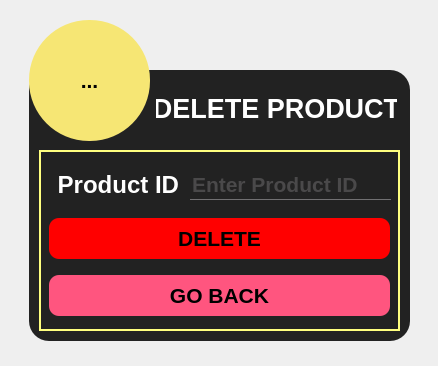
<?xml version="1.0" encoding="UTF-8"?>
<ui version="4.0">
 <class>ChinhSua_Xoa</class>
 <widget class="QMainWindow" name="ChinhSua_Xoa">
  <property name="geometry">
   <rect>
    <x>0</x>
    <y>0</y>
    <width>438</width>
    <height>366</height>
   </rect>
  </property>
  <property name="minimumSize">
   <size>
    <width>438</width>
    <height>366</height>
   </size>
  </property>
  <property name="maximumSize">
   <size>
    <width>438</width>
    <height>366</height>
   </size>
  </property>
  <property name="windowTitle">
   <string>MainWindow</string>
  </property>
  <property name="styleSheet">
   <string notr="true">#Form
{
	background-image: url(:/background/BACKGROUND/bg1.jpg);
}</string>
  </property>
  <widget class="QWidget" name="Form">
   <widget class="QFrame" name="frame">
    <property name="geometry">
     <rect>
      <x>29</x>
      <y>70</y>
      <width>381</width>
      <height>271</height>
     </rect>
    </property>
    <property name="styleSheet">
     <string notr="true">QFrame
{
	background-color: #222;
	border-radius: 20px
}

QPushButton
{
	background: red;
	border-radius: 10px;
}

QLineEdit
{
	background: transparent;
	border:none;
	color:#717072;
	border-bottom: 1px solid #717072;
}

QLabel
{
	color: white;
	font: 900 18pt &quot;Segoe UI&quot;;
}

QGroupBox
{
	border: 2px solid rgb(255, 255, 127);
}</string>
    </property>
    <property name="frameShape">
     <enum>QFrame::StyledPanel</enum>
    </property>
    <property name="frameShadow">
     <enum>QFrame::Raised</enum>
    </property>
    <widget class="QGroupBox" name="groupBox">
     <property name="geometry">
      <rect>
       <x>10</x>
       <y>80</y>
       <width>361</width>
       <height>181</height>
      </rect>
     </property>
     <property name="title">
      <string/>
     </property>
     <property name="flat">
      <bool>false</bool>
     </property>
     <widget class="QLabel" name="ID_LABEL">
      <property name="geometry">
       <rect>
        <x>9</x>
        <y>20</y>
        <width>131</width>
        <height>30</height>
       </rect>
      </property>
      <property name="font">
       <font>
        <family>Segoe UI</family>
        <pointsize>18</pointsize>
        <italic>false</italic>
        <bold>true</bold>
       </font>
      </property>
      <property name="text">
       <string>Product ID</string>
      </property>
      <property name="alignment">
       <set>Qt::AlignRight|Qt::AlignTrailing|Qt::AlignVCenter</set>
      </property>
     </widget>
     <widget class="QLineEdit" name="PRODUCT_ID_LINE">
      <property name="geometry">
       <rect>
        <x>151</x>
        <y>19</y>
        <width>201</width>
        <height>31</height>
       </rect>
      </property>
      <property name="font">
       <font>
        <pointsize>16</pointsize>
        <bold>true</bold>
       </font>
      </property>
      <property name="text">
       <string/>
      </property>
      <property name="alignment">
       <set>Qt::AlignLeading|Qt::AlignLeft|Qt::AlignVCenter</set>
      </property>
      <property name="placeholderText">
       <string>Enter Product ID</string>
      </property>
     </widget>
     <widget class="QPushButton" name="DELETE_BUTTON">
      <property name="geometry">
       <rect>
        <x>10</x>
        <y>68</y>
        <width>341</width>
        <height>41</height>
       </rect>
      </property>
      <property name="font">
       <font>
        <pointsize>16</pointsize>
        <bold>true</bold>
       </font>
      </property>
      <property name="text">
       <string>DELETE</string>
      </property>
      <property name="flat">
       <bool>false</bool>
      </property>
     </widget>
     <widget class="QPushButton" name="EXIT_BUTTON">
      <property name="geometry">
       <rect>
        <x>10</x>
        <y>125</y>
        <width>341</width>
        <height>41</height>
       </rect>
      </property>
      <property name="font">
       <font>
        <pointsize>16</pointsize>
        <bold>true</bold>
       </font>
      </property>
      <property name="styleSheet">
       <string notr="true">background-color: rgb(255, 85, 127);</string>
      </property>
      <property name="text">
       <string>GO BACK</string>
      </property>
      <property name="flat">
       <bool>false</bool>
      </property>
     </widget>
    </widget>
    <widget class="QLabel" name="label">
     <property name="geometry">
      <rect>
       <x>127</x>
       <y>18</y>
       <width>241</width>
       <height>41</height>
      </rect>
     </property>
     <property name="font">
      <font>
       <family>Segoe UI</family>
       <pointsize>20</pointsize>
       <italic>false</italic>
       <bold>true</bold>
      </font>
     </property>
     <property name="autoFillBackground">
      <bool>false</bool>
     </property>
     <property name="styleSheet">
      <string notr="true">font: 900 20pt &quot;Segoe UI&quot;;</string>
     </property>
     <property name="text">
      <string>DELETE PRODUCT</string>
     </property>
     <property name="textFormat">
      <enum>Qt::PlainText</enum>
     </property>
     <property name="alignment">
      <set>Qt::AlignCenter</set>
     </property>
     <property name="indent">
      <number>-1</number>
     </property>
    </widget>
   </widget>
   <widget class="QToolButton" name="toolButton">
    <property name="geometry">
     <rect>
      <x>29</x>
      <y>20</y>
      <width>121</width>
      <height>121</height>
     </rect>
    </property>
    <property name="font">
     <font>
      <pointsize>16</pointsize>
      <bold>true</bold>
     </font>
    </property>
    <property name="styleSheet">
     <string notr="true">QToolButton
{
	background-color: qconicalgradient(cx:0.489, cy:0.5, angle:0, stop:0.460227 rgba(246, 230, 116, 255));
	border-radius: 60px;
}
</string>
    </property>
    <property name="text">
     <string>...</string>
    </property>
    <property name="icon">
     <iconset resource="ing.qrc">
      <normaloff>:/icon/ICON/trash.png</normaloff>:/icon/ICON/trash.png</iconset>
    </property>
    <property name="iconSize">
     <size>
      <width>128</width>
      <height>128</height>
     </size>
    </property>
   </widget>
  </widget>
 </widget>
 <resources>
  <include location="ing.qrc"/>
 </resources>
 <connections/>
</ui>
